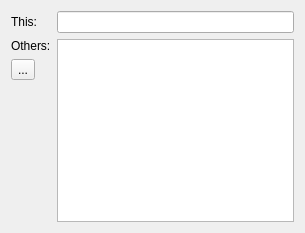
<?xml version="1.0" encoding="UTF-8"?>
<ui version="4.0">
 <class>COtherSwiftVersionsComponent</class>
 <widget class="QFrame" name="COtherSwiftVersionsComponent">
  <property name="geometry">
   <rect>
    <x>0</x>
    <y>0</y>
    <width>305</width>
    <height>233</height>
   </rect>
  </property>
  <property name="windowTitle">
   <string>Other swift versions</string>
  </property>
  <layout class="QFormLayout" name="fl_OtherSwiftVersions">
   <item row="0" column="0">
    <widget class="QLabel" name="lbl_ThisVersion">
     <property name="text">
      <string>This:</string>
     </property>
    </widget>
   </item>
   <item row="0" column="1">
    <widget class="QLineEdit" name="le_ThisVersion">
     <property name="readOnly">
      <bool>true</bool>
     </property>
    </widget>
   </item>
   <item row="1" column="0">
    <widget class="QWidget" name="wi_OtherVersions" native="true">
     <layout class="QVBoxLayout" name="vl_OtherVersions">
      <property name="leftMargin">
       <number>0</number>
      </property>
      <property name="topMargin">
       <number>0</number>
      </property>
      <property name="rightMargin">
       <number>0</number>
      </property>
      <property name="bottomMargin">
       <number>0</number>
      </property>
      <item>
       <widget class="QLabel" name="lbl_OtherVersions">
        <property name="text">
         <string>Others:</string>
        </property>
       </widget>
      </item>
      <item>
       <widget class="QToolButton" name="tb_DataDir">
        <property name="toolTip">
         <string>data directory</string>
        </property>
        <property name="text">
         <string>...</string>
        </property>
        <property name="icon">
         <iconset resource="../../misc/misc.qrc">
          <normaloff>:/ant-design/icons/ant-design/folder-add.svg</normaloff>:/ant-design/icons/ant-design/folder-add.svg</iconset>
        </property>
       </widget>
      </item>
      <item>
       <spacer name="vs_OtherVersions">
        <property name="orientation">
         <enum>Qt::Vertical</enum>
        </property>
        <property name="sizeHint" stdset="0">
         <size>
          <width>20</width>
          <height>40</height>
         </size>
        </property>
       </spacer>
      </item>
     </layout>
    </widget>
   </item>
   <item row="1" column="1">
    <widget class="swift::gui::views::CApplicationInfoView" name="tvp_ApplicationInfo">
     <property name="selectionMode">
      <enum>QAbstractItemView::SingleSelection</enum>
     </property>
     <property name="selectionBehavior">
      <enum>QAbstractItemView::SelectRows</enum>
     </property>
     <attribute name="verticalHeaderVisible">
      <bool>false</bool>
     </attribute>
    </widget>
   </item>
  </layout>
 </widget>
 <customwidgets>
  <customwidget>
   <class>swift::gui::views::CApplicationInfoView</class>
   <extends>QTableView</extends>
   <header>gui/views/applicationinfoview.h</header>
  </customwidget>
 </customwidgets>
 <tabstops>
  <tabstop>tb_DataDir</tabstop>
  <tabstop>le_ThisVersion</tabstop>
  <tabstop>tvp_ApplicationInfo</tabstop>
 </tabstops>
 <resources>
  <include location="../../misc/misc.qrc"/>
 </resources>
 <connections/>
</ui>
